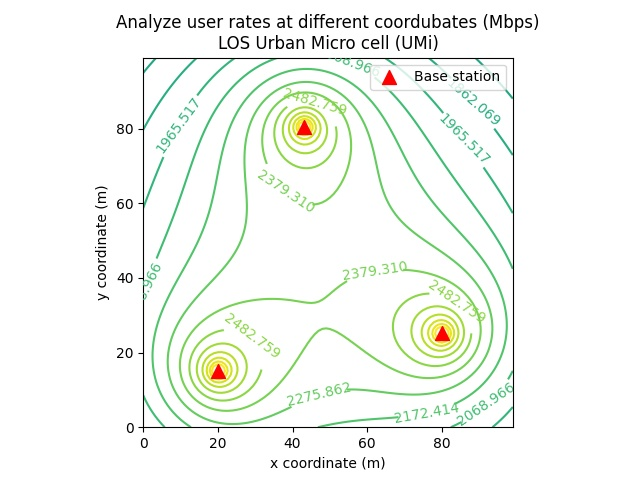

The Python source for this figure:
import numpy as np
import math
import matplotlib.pyplot as plt
# import opensimplex 

Antenna_gain=18 #dBi
# Shadow_fading=4 #dB

carrier_frequency = 28 # GHz

def DoDistance(x1,y1,x2,y2):
    return np.sqrt((x2-x1)**2 + (y2-y1)**2)

def DoThroughput(transmit_bandwidth,SNR):
    """
    calculate throughput by shannon capacity
    Arg:
        transmit_bandwidth: unit(Hz)
        SNR : Signal-to-noise ratio(SNR) no unit
    
    return:
        Throughput
    """
    return transmit_bandwidth*np.log2(1+SNR)

def DoSNR(Conncection_Status,Recived_power,Noise_power):
    """
    calculate SNR 
    Arg:
        Recived_power : unit(w)
        Noise_power: unit(w)
        Conncection_Status :  no unit
    
    return:
        SNR
    """
    

    return (Conncection_Status*Recived_power)/Noise_power

def DoChannelModel(Transmit_power,Antenna_gain,Path_loss,Los_Probability):
    """
    calculate Recived_power by 3GPP spec
    Arg:
        Recived_power: unit (dBm)
        Transmit_power: unint (dB)
        Antenna_gain: unit (dB)
        Path_loss: unit (dB)
        Shadow_fading: unit (dB)
    
    return:
        Recived_power
    """
    if Transmit_power == float('-Inf'):
        return float('-Inf')

    if Los_Probability == 1:
        Recived_power = Transmit_power + Antenna_gain - Path_loss - 4
    else:
        Recived_power = Transmit_power + Antenna_gain - Path_loss - 8.2
    
    return Recived_power

def IndoorDoChannelModel(Transmit_power,Antenna_gain,Path_loss,Los_Probability):
    """
    calculate Recived_power by 3GPP spec
    Arg:
        Recived_power: unit (dBm)
        Transmit_power: unint (dB)
        Antenna_gain: unit (dB)
        Path_loss: unit (dB)
        Shadow_fading: unit (dB)
    
    return:
        Recived_power
    """
    if Transmit_power == float('-Inf'):
        return float('-Inf')

    if Los_Probability == 1:
        Recived_power = Transmit_power + Antenna_gain - Path_loss - 4
    else:
        Recived_power = Transmit_power + Antenna_gain - Path_loss - 8.2
    
    return Recived_power

def DoPathLoss(Los_Probability,carrier_frequency,Distance):
    """
    calculate path loss by 3GPP spec
    Arg:
        Los_Probability: unit (dB)
        carrier_frequency: unint (GHz)
        Distance: unit (m)
    
    return:
        Path_loss: unit (dB)
    """
    Decied_Conncection_Status=np.random.rand()
    if Los_Probability == 1:
        
        return 32.4+21*math.log10(Distance)+20*math.log10(carrier_frequency) ##unit(dB)
    else:
        
        return 32.4+31.9*math.log10(Distance)+20*math.log10(carrier_frequency) ##unit(dB)


def IndoorDoPathLoss(Los_Probability,carrier_frequency,Distance):
    """
    calculate path loss by 3GPP spec
    Arg:
        Los_Probability: unit (dB)
        carrier_frequency: unint (GHz)
        Distance: unit (m)
    
    return:
        Path_loss: unit (dB)
    """
    Decied_Conncection_Status=np.random.rand()
    if Los_Probability == 1:
        
        return 31.84+21.50*np.log10(Distance)+19.00*np.log10(carrier_frequency) ##unit(dB)
    else:
        
        return 32.4+31.9*np.log10(Distance)+20*np.log10(carrier_frequency) ##unit(dB)

def LosProbability(distance):
    """
    calculate Line-of-sight Probability by 3GPP spec
    Arg:
        Distance: unit (m)
    
    return:
        Line-of-sight Probability
    """
    minimum_distance =18
    if distance <= minimum_distance:
        return 1
    else:
        return (18/distance)+(np.exp(-1*distance/36)*(1-(18/distance)))

# def DoConectionStatus(Distance,TransmitPower):
#     Path_loss = DoPathLoss(1,carrier_frequency,Distance)
#     DoChannelModel(Transmit_power,Antenna_gain,Path_loss,Shadow_fading)

def dBmToWatt(dBm):
    
    if dBm == float('-Inf'):
        return 0
    return 10**((dBm-30)/10)

def wTodBm(mW):
    if mW == 0 :
        return float('-Inf')
    return 10 * np.log10(mW)+30


# def simplexnoise(seed,x_asix,y_asix):
#     simplex = opensimplex()
#     A = np.zeros([x_asix, y_asix])
#     for y in range(0, x_asix):
#         for x in range(0, y_asix):
#             value = simplex.noise2d(x,y)
#             color = int((value + 1) * 128)
#             A[x, y] = color

#     plt.imshow(A)
#     plt.show()



    


if __name__ == '__main__':

    X_rows = 100
    Y_cols = 100
    # simplexnoise(123,X_rows,Y_cols)
    
    LOS_NLOS = 1
    N0=-83.02  #dBm
    transmit_bandwidth = 1e+8
    throughput_2D_total = np.zeros((X_rows,Y_cols), dtype=float)
    distance_2D= np.empty((X_rows,Y_cols), dtype=float)
    indterval = 1
    base_satation = np.array([[15.1,20.1],[25.1,80.1],[80.5,43.2]])
    transmit_power = 0.1 #W
    powerdB = wTodBm(transmit_power)
    for base in base_satation:
        # print(base)
        # print('===========================')
        # print(throughput_2D_total)
        # print('===========================')
        throughput_2D = np.empty((X_rows,Y_cols), dtype=float)
        distance_2D= np.empty((X_rows,Y_cols), dtype=float)
        for x in range(X_rows):
            for y in range(Y_cols):
                distance = DoDistance(x*indterval,y*indterval,base[0],base[1])
                # print(f'ue_x:{x*indterval},ue_y:{y*indterval},bs_x:{base[0]},bs_y:{base[1]} , distance:{distance}')
                
                ### Indoor LOS calculation
                Indoor_LOS_Path_loss=IndoorDoPathLoss(LOS_NLOS,carrier_frequency,distance)
                Indoor_LOS_Recived_power = IndoorDoChannelModel(powerdB,Antenna_gain,Indoor_LOS_Path_loss,LOS_NLOS)
                Indoor_LOS_SNR=DoSNR(1,dBmToWatt(Indoor_LOS_Recived_power),dBmToWatt(N0))
                throughput_2D[x,y] = DoThroughput(transmit_bandwidth,Indoor_LOS_SNR)
                ### Indoor LOS calculation
        
        throughput_2D_total += throughput_2D
    levels = np.linspace(0,3000,30)
    x_axis,y_axis = np.meshgrid(range(X_rows),range(Y_cols))
    fig,ax = plt.subplots()
    throughput_2D_total=throughput_2D_total/(1e+6)
    
    thr=ax.contour(x_axis,y_axis,throughput_2D_total,levels=levels)
    
    ax.clabel(thr,inline=True,fontsize=10)
    
    ax.set_xlabel('x coordinate (m)')
    ax.set_ylabel('y coordinate (m)')
    ax.set_title('Analyze user rates at different coordubates (Mbps)\nLOS Urban Micro cell (UMi)')
    ax.set_aspect('equal')
    ax.scatter(base_satation[:,1],base_satation[:,0],c='red',marker='^',label='Base station',s=100,zorder=10)
    ax.legend()
    plt.savefig('thr.jpg')
    plt.show()        
    # for en in np.nditer(distance_2D):
    #     print(en)
    print(throughput_2D)
    exit(1)
    Distance = 100
    N0=-83.02  #dBm
    recp=-115.44
    transmit_bandwidth = 1e+8
    transmit_power = 0.2 # W
    LOS_NLOS = 1
    dis = 100
    for dis in range(1,100):
        powerdB = wTodBm(transmit_power)
        print(powerdB)
        LOS_Path_loss=DoPathLoss(LOS_NLOS,carrier_frequency,dis)
        NLOS_Path_loss=DoPathLoss(0,carrier_frequency,dis)
        Indoor_LOS_Path_loss=IndoorDoPathLoss(LOS_NLOS,carrier_frequency,dis)
        print(f'==============Distance == {dis}m ==============')
        print(f'LOS_Path_loss : {LOS_Path_loss} , NLOS_Path_loss:{NLOS_Path_loss}, Indoor_LOS_Path_loss:{Indoor_LOS_Path_loss}')
        # print(Path_loss)
        Indoor_LOS_Recived_power = IndoorDoChannelModel(powerdB,Antenna_gain,Indoor_LOS_Path_loss,LOS_NLOS)
        LOS_Recived_power=DoChannelModel(powerdB,Antenna_gain,LOS_Path_loss,LOS_NLOS)
        NLOS_Recived_power=DoChannelModel(powerdB,Antenna_gain,NLOS_Path_loss,0)
        print(f'LOS_Recived_power:{LOS_Recived_power}  ,  NLOS_Recived_power:{NLOS_Recived_power},Indoor_LOS_Recived_power : {Indoor_LOS_Recived_power}')
        Indoor_LOS_SNR=DoSNR(1,dBmToWatt(Indoor_LOS_Recived_power),dBmToWatt(N0))
        LOS_SNR=DoSNR(1,dBmToWatt(LOS_Recived_power),dBmToWatt(N0))
        NLOS_SNR=DoSNR(1,dBmToWatt(NLOS_Recived_power),dBmToWatt(N0))
        print(f'LOS_SNR:{LOS_SNR} , NLOS_SNR:{NLOS_SNR},Indoor_LOS_SNR:{Indoor_LOS_SNR}')
        # SNR = DoSNR(1,dBToWatt(-106.41),dBToWatt(N0))
        Indoor_LOS_thr = DoThroughput(transmit_bandwidth,Indoor_LOS_SNR)
        LOS_thr=DoThroughput(transmit_bandwidth,LOS_SNR)
        NLOS_thr=DoThroughput(transmit_bandwidth,NLOS_SNR)
        print(f'LOS_thr : {LOS_thr:g} , NLOS_thr : {NLOS_thr:g}, Indoor_LOS_thr: {Indoor_LOS_thr:g}')
        print('============================')

    
    # NNo
    # NNo